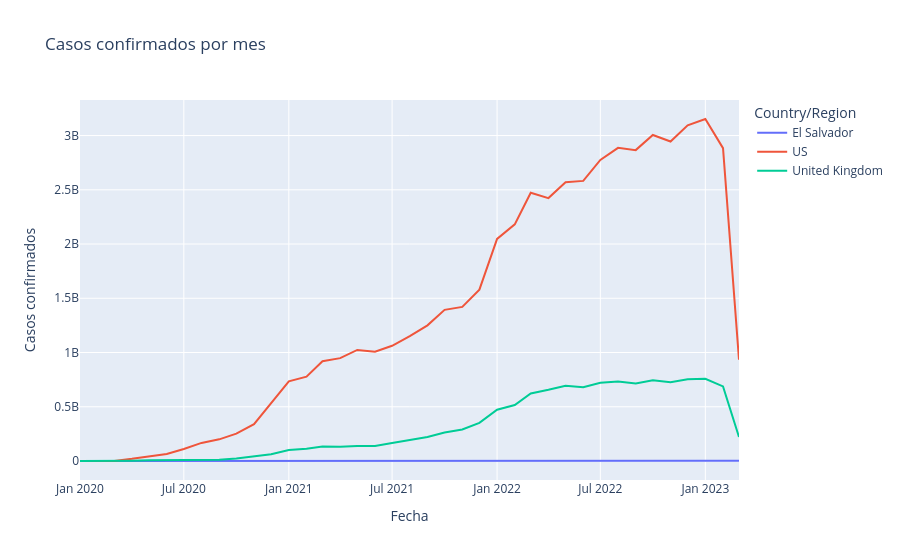

Source (notebook cell):
### Markdown cell above
Creamos el gráfico de líneas interactivo:

### Code cell
subset['YearMonth'] = subset['YearMonth'].dt.to_timestamp()

fig = plt.line(
    subset,
    x = 'YearMonth',
    y = 'Confirmed',
    color = 'Country/Region',
    title = 'Casos confirmados por mes'
)

fig.update_layout(
    xaxis_title = 'Fecha',
    yaxis_title = 'Casos confirmados',
    hovermode = 'x unified'
)

fig.show()
